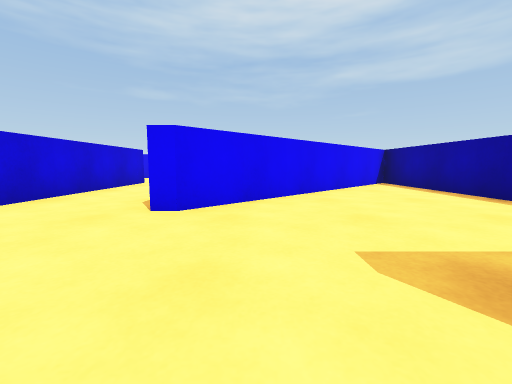
View 1 (above)

18 first-person views from a walk through a 3-D level made in the Unity game engine. The camera is 0.63 m above the floor, tilts 6° down and sees 90° across. The floor is counted in squares, 1 m on a side. Each view is taken from the middle of a square. On the plan, view 1 faces up. The plan holds only what a view shows up to about 9 squares ahead; the rest is blank. The player character is not drawn.

View 2
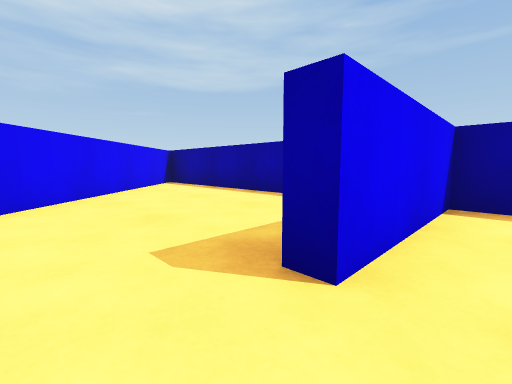

View 3
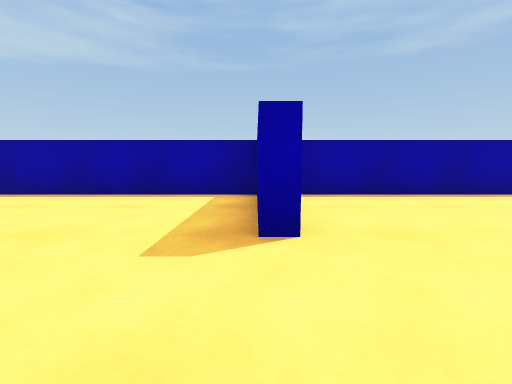

View 4
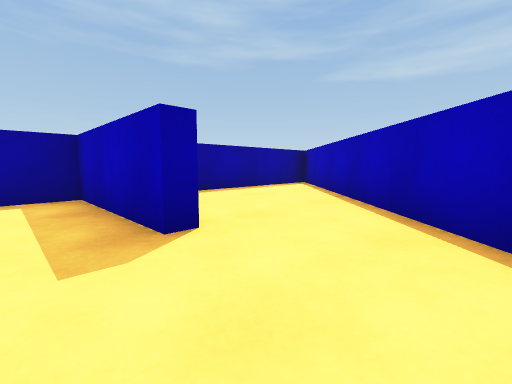

View 5
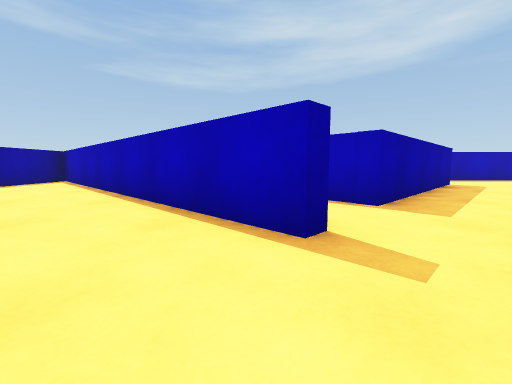

View 6
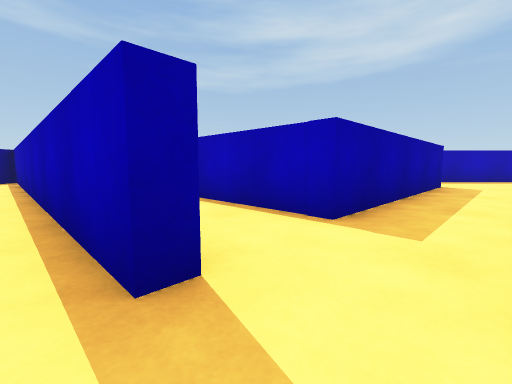

View 7
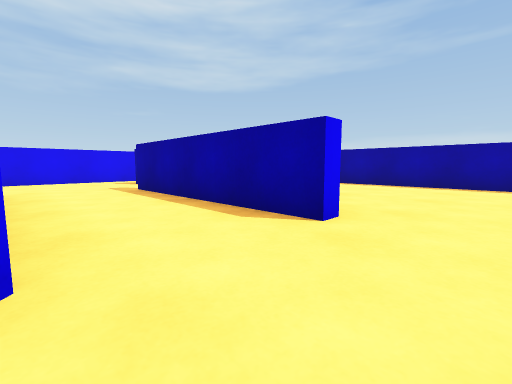

View 8
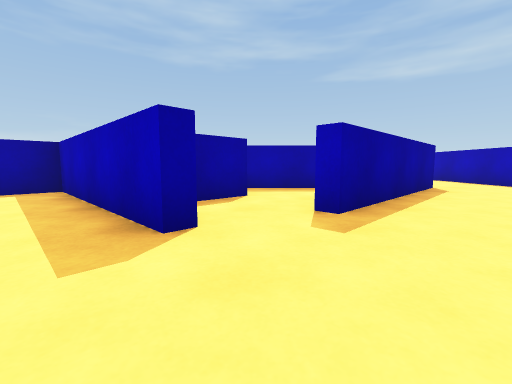

View 9
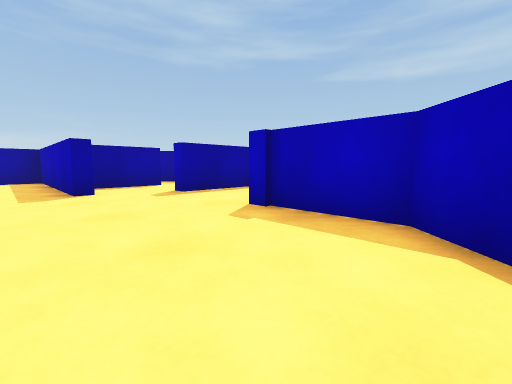

View 10
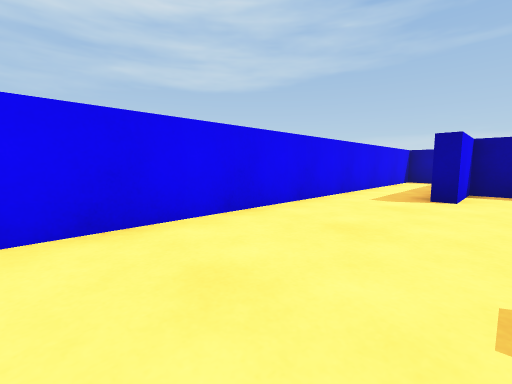

View 11
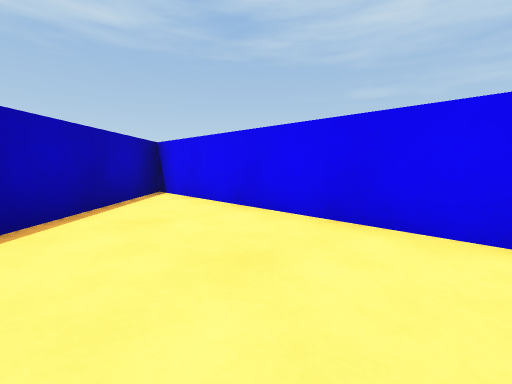

View 12
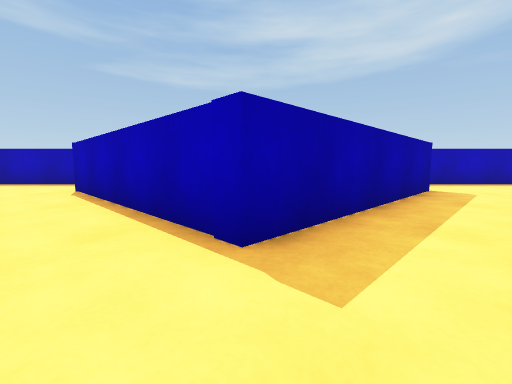

View 13
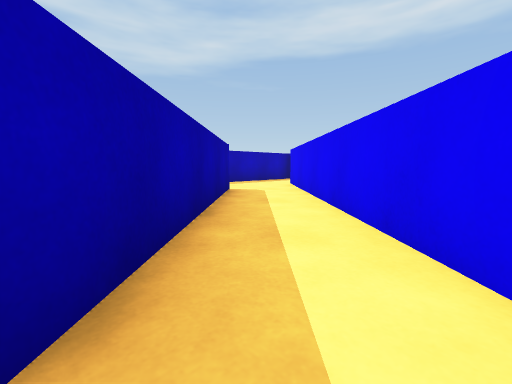

View 14
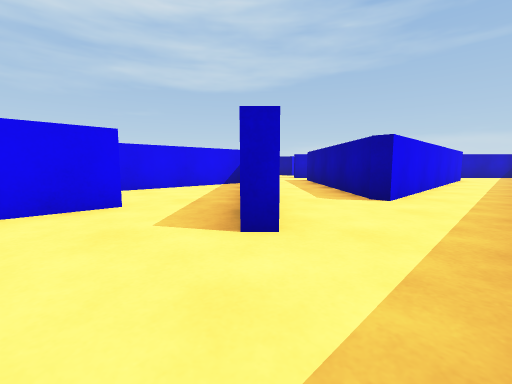

View 15
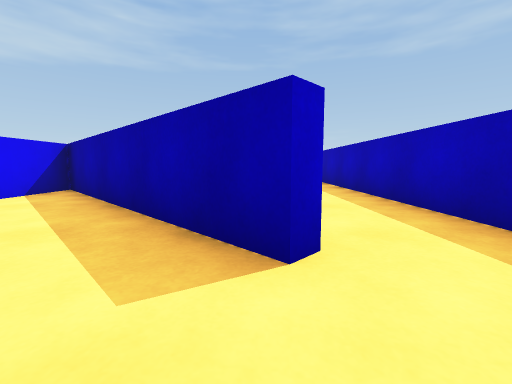

View 16
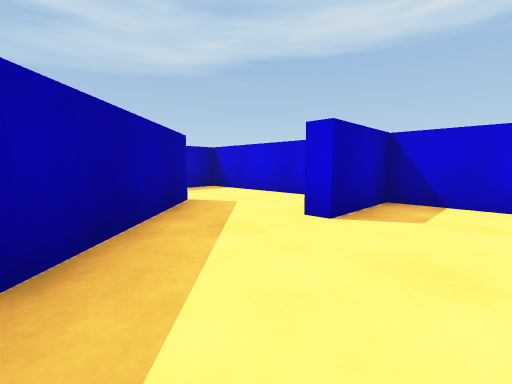

View 17
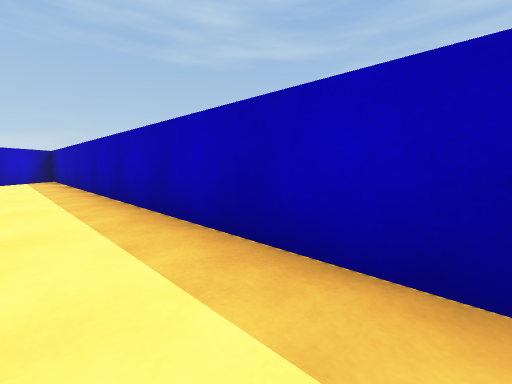

View 18
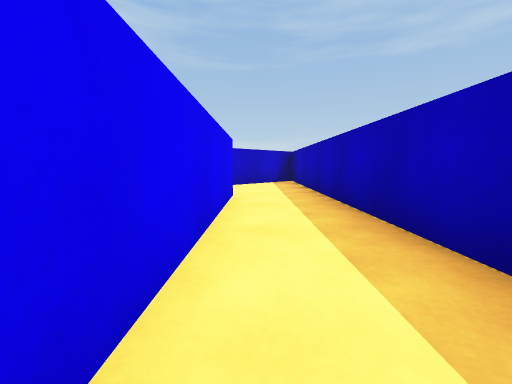

### Floor plan
Ten units are one square. View 1 is at (0, 0); x grows to the right and y downward. Boxes are objects, and circles mark ways between rooms. Rooms are numbered by the first view taken in them; rooms with no view inside come last. Other rooms are left out.
<svg viewBox="-151 -132 201 202">
<path fill="none" stroke="#000" d="M-25 -9 45 61 45 -6 12 -6 12 -10 45 -10 45 -91 -11 -35M-11 -35 -15 -35 -15 -90 -10 -90M8 -58 23 -72M9 -100 9 -106 -8 -106 -8 -110 45 -110 45 -124M-37 -15 -34 -18 -25 -9M-66 -11 -108 31M-74 -8 -91 -8M42 -127 -99 -127 -63 -90 -40 -90 -40 -39M-92 42 -49 -1 -41 8M-108 31 -122 45 -124 42 -74 -8M-91 -8 -120 -8M-146 31 -146 65 35 65M-6 45 -92 45 -92 42M-146 -1 -146 15 -139 15M39 60 21 42M-41 8 -20 28M-20 28 -7 42"/>
<circle cx="-15" cy="-25" r="3" fill="#2a7"/>
<circle cx="-100" cy="30" r="3" fill="#2a7"/>
<circle cx="-40" cy="0" r="3" fill="#2a7"/>
<circle cx="5" cy="45" r="3" fill="#2a7"/>
<circle cx="-20" cy="20" r="3" fill="#2a7"/>
<text x="20" y="-20">1</text>
<text x="-30" y="-70">2</text>
<text x="-80" y="50">3</text>
<text x="-30" y="10">4</text>
<text x="-10" y="30">5</text>
</svg>
Room 1 opens to room 2. Room 2 opens to room 3. Room 2 opens to room 4. Room 3 opens to room 5. Room 4 opens to room 5.

Where each view was taken, in squares from view 1:
view 1: 0 up, 0 right, facing up
view 2: 0 up, 0 right, facing up-right
view 3: 1 up, 1 left, facing right
view 4: 2 up, 1 left, facing down-right
view 5: 4 up, 3 left, facing down
view 6: 3 up, 4 left, facing down
view 7: 2 up, 4 left, facing up-right
view 8: 12 up, 3 left, facing down-right
view 9: 12 up, 7 left, facing down-right
view 10: 10 up, 6 left, facing up-right
view 11: 10 up, 4 left, facing up-left
view 12: 2 up, 5 left, facing down
view 13: 1 up, 5 left, facing down-left
view 14: 6 down, 14 left, facing up-right
view 15: 4 down, 14 left, facing right
view 16: 0 up, 10 left, facing down-left
view 17: 5 down, 8 left, facing down-right
view 18: 5 down, 6 left, facing right
